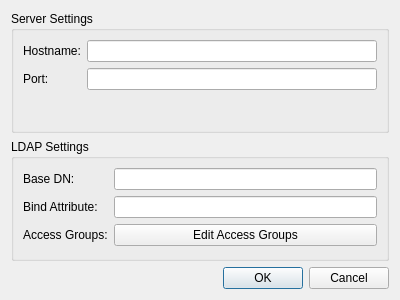
<?xml version="1.0" encoding="UTF-8"?>
<ui version="4.0">
 <class>authLDAPDialogUI</class>
 <widget class="QDialog" name="authLDAPDialogUI">
  <property name="geometry">
   <rect>
    <x>0</x>
    <y>0</y>
    <width>400</width>
    <height>300</height>
   </rect>
  </property>
  <property name="windowTitle">
   <string>Edit LDAP Settings</string>
  </property>
  <property name="modal">
   <bool>false</bool>
  </property>
  <layout class="QVBoxLayout" name="verticalLayout">
   <item>
    <widget class="QGroupBox" name="serverGroup">
     <property name="title">
      <string>Server Settings</string>
     </property>
     <layout class="QFormLayout" name="formLayout">
      <item row="0" column="0">
       <widget class="QLabel" name="hostnameLabel">
        <property name="text">
         <string>Hostname:</string>
        </property>
       </widget>
      </item>
      <item row="0" column="1">
       <widget class="QLineEdit" name="hostnameEdit"/>
      </item>
      <item row="1" column="0">
       <widget class="QLabel" name="portLabel">
        <property name="text">
         <string>Port:</string>
        </property>
       </widget>
      </item>
      <item row="1" column="1">
       <widget class="QLineEdit" name="portEdit"/>
      </item>
     </layout>
    </widget>
   </item>
   <item>
    <widget class="QGroupBox" name="LDAPGroup">
     <property name="title">
      <string>LDAP Settings</string>
     </property>
     <layout class="QFormLayout" name="formLayout_2">
      <item row="0" column="0">
       <widget class="QLabel" name="baseDNLabel">
        <property name="text">
         <string>Base DN:</string>
        </property>
       </widget>
      </item>
      <item row="0" column="1">
       <widget class="QLineEdit" name="baseDNEdit"/>
      </item>
      <item row="1" column="0">
       <widget class="QLabel" name="bindAttributeLabel">
        <property name="text">
         <string>Bind Attribute:</string>
        </property>
       </widget>
      </item>
      <item row="1" column="1">
       <widget class="QLineEdit" name="bindAttributeEdit"/>
      </item>
      <item row="2" column="0">
       <widget class="QLabel" name="accessGroupsLabel">
        <property name="text">
         <string>Access Groups:</string>
        </property>
       </widget>
      </item>
      <item row="2" column="1">
       <widget class="QPushButton" name="accessGroupsButton">
        <property name="text">
         <string>Edit Access Groups</string>
        </property>
       </widget>
      </item>
     </layout>
    </widget>
   </item>
   <item>
    <widget class="QDialogButtonBox" name="okCancelButtonBox">
     <property name="orientation">
      <enum>Qt::Horizontal</enum>
     </property>
     <property name="standardButtons">
      <set>QDialogButtonBox::Cancel|QDialogButtonBox::Ok</set>
     </property>
    </widget>
   </item>
  </layout>
 </widget>
 <resources/>
 <connections>
  <connection>
   <sender>okCancelButtonBox</sender>
   <signal>accepted()</signal>
   <receiver>authLDAPDialogUI</receiver>
   <slot>accept()</slot>
   <hints>
    <hint type="sourcelabel">
     <x>248</x>
     <y>254</y>
    </hint>
    <hint type="destinationlabel">
     <x>157</x>
     <y>274</y>
    </hint>
   </hints>
  </connection>
  <connection>
   <sender>okCancelButtonBox</sender>
   <signal>rejected()</signal>
   <receiver>authLDAPDialogUI</receiver>
   <slot>reject()</slot>
   <hints>
    <hint type="sourcelabel">
     <x>316</x>
     <y>260</y>
    </hint>
    <hint type="destinationlabel">
     <x>286</x>
     <y>274</y>
    </hint>
   </hints>
  </connection>
 </connections>
</ui>
